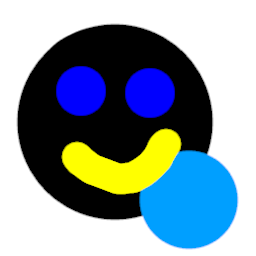
#> input picture test.png, 256 x 256 px
$ python rando.py
#> lines starting #> are read from the running program, lines starting #| are printed output that depends on the picture; long printed decimals are rounded
import numpy
import random
from PIL import Image, ImageDraw

rand = random.SystemRandom()

def mean_squared_error(image1_array, image2):
    """Calculate the mean squared error between two images."""
    return numpy.mean(numpy.square(image1_array - numpy.array(image2)))

def peak_signal_to_noise_ratio(image1_array, image2):
    """Calculate the peak signal to noise ratio between two images."""
    mse = mean_squared_error(image1_array, image2)
    return 10 * numpy.log10(255 ** 2 / mse)

def absolute_difference(image1_array, image2):
    """Calculate the absolute difference between two images."""
    return numpy.sum(numpy.abs(image1_array - numpy.array(image2)))

CONFIG = {
    "line": {
        "min_max_length_percent": 0.02,
        "max_max_length_percent": 1.0,
        "magnitude_length_scale": 1.0,
        "min_max_width": 1,
        "max_max_width": 10,
        "magnitude_width_scale": 1.0
    },
    "comparisons": {
        "mean_squared_error": lambda proposal_diff, diff: proposal_diff < diff,
        "peak_signal_to_noise_ratio": lambda proposal_diff, diff: proposal_diff > diff,
        "absolute_difference": lambda proposal_diff, diff: proposal_diff < diff
    },
    "metric": "peak_signal_to_noise_ratio"
}

def random_xy(image):
    return (rand.randint(0, image.size[0] - 1), rand.randint(0, image.size[1] - 1))

def draw_random_line(draw, proposal, magnitude_ratio):
    # Calculate how long the line should be based on the magnitude progress
    length_ratio = magnitude_ratio * CONFIG["line"]["magnitude_length_scale"]
    length_ratio = min(length_ratio, CONFIG["line"]["max_max_length_percent"])
    length_ratio = max(length_ratio, CONFIG["line"]["min_max_length_percent"])
    max_x_length = round(proposal.size[0] * length_ratio)
    max_y_length = round(proposal.size[1] * length_ratio)

    # Get the starting and ending points of the line
    start_xy = random_xy(proposal)
    end_xy = (rand.randint(max(0, start_xy[0] - max_x_length), min(proposal.size[0] - 1, start_xy[0] + max_x_length - 1)),
              rand.randint(max(0, start_xy[1] - max_y_length), min(proposal.size[1] - 1, start_xy[1] + max_y_length - 1)))

    # Calculate the width of the line based on the magnitude progress
    max_width = round(magnitude_ratio * CONFIG["line"]["magnitude_width_scale"] * CONFIG["line"]["max_max_width"])
    max_width = min(max_width, CONFIG["line"]["max_max_width"])
    max_width = max(max_width, CONFIG["line"]["min_max_width"])
    width = CONFIG["line"]["min_max_width"] if max_width == CONFIG["line"]["min_max_width"] else rand.randint(CONFIG["line"]["min_max_width"], max_width)

    draw.line(start_xy + end_xy, fill=rand.randint(0, 0xFFFFFF), width=width)


def main():
    image_file = input("Enter the image file name: ")
#> the answer given: test.png
    source_image = Image.open(image_file).convert("RGB")
#> source_image is the input picture: PIL image 256x256 RGB; mean R, G, B 135, 151.9, 161.5
    source_array = numpy.array(source_image)

    white_image = Image.new('RGB', source_image.size, color=0xFFFFFF)
#> white_image: PIL image 256x256 RGB; every value is 255
    grey_image = Image.new('RGB', source_image.size, color=0x808080)
#> grey_image: PIL image 256x256 RGB; every value is 128
    black_image = Image.new('RGB', source_image.size, color=0x000000)
#> black_image: PIL image 256x256 RGB; every value is 0

    print(f"White image:\tMSE: {mean_squared_error(source_array, white_image)}, PSNR: {peak_signal_to_noise_ratio(source_array, white_image)}, AD: {absolute_difference(source_array, white_image)}")
#> in peak_signal_to_noise_ratio, `mse = mean_squared_error(image1_array, image2)`: mse = 3.94
#| White image:	MSE: 3.937, PSNR: 42.179, AD: 2235679
    print(f"Grey image:\tMSE: {mean_squared_error(source_array, grey_image)}, PSNR: {peak_signal_to_noise_ratio(source_array, grey_image)}, AD: {absolute_difference(source_array, grey_image)}")
#| Grey image:	MSE: 9.813, PSNR: 38.213, AD: 24287007
    print(f"Black image:\tMSE: {mean_squared_error(source_array, black_image)}, PSNR: {peak_signal_to_noise_ratio(source_array, black_image)}, AD: {absolute_difference(source_array, black_image)}")
#| Black image:	MSE: 9.813, PSNR: 38.213, AD: 29380639

    target_image = grey_image
    difference = CONFIG["comparisons"][CONFIG["metric"]](source_array, target_image)  # Using configurable metric
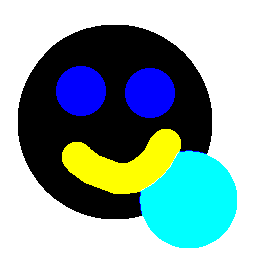
#> difference: shape (256, 256, 3) bool; mean R, G, B 0.531, 0.637, 0.635
    MAX_DIFFERENCE = difference
    print(f"Initial difference: {difference}. Starting image:")
#> (printed output is left out)

    frame = 0  # Frame counter

    while True:
        for i in range(100000):
            proposal = target_image.copy()
            draw = ImageDraw.Draw(proposal)
            draw_random_line(draw, proposal, difference / MAX_DIFFERENCE)
            proposal_difference = CONFIG["comparisons"][CONFIG["metric"]](source_array, proposal)  # Using configurable metric
            if CONFIG["comparisons"][CONFIG["metric"]](proposal_difference, difference):
                target_image = proposal
                difference = proposal_difference
                print(f"New difference: {difference:.5f}\tFrame: {frame}\tTicks: {i}\tDifference percetage: {difference / MAX_DIFFERENCE * 100:.4f}%")
                with open(f"frames/frame{frame:06d}.png", "wb") as f:
                    target_image.save(f)
                    frame += 1
        if input("Continue? (y/n): ") == "n":
            break
#> after the loop, frame = 0


if __name__ == "__main__":
#> (the run stopped early here; a loop or call above may not have finished)
